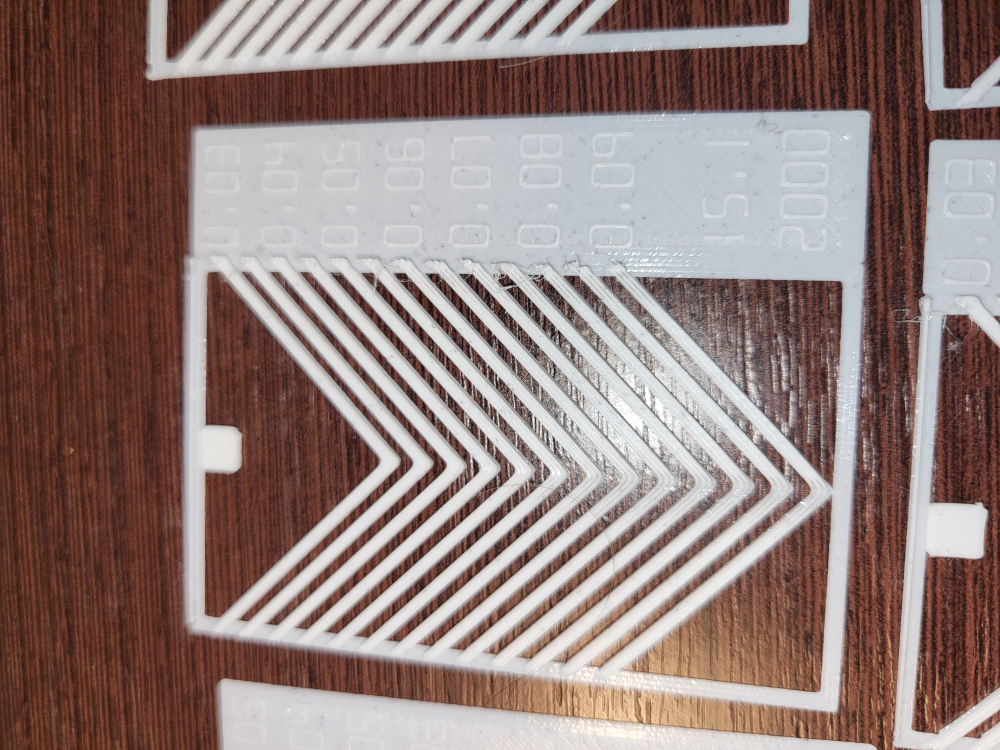
#> input picture fixtures/images/20260924_191544.jpg, 4000 x 3000 px (shown at 1/4 size)
$ python -i vision.py   (imports and definitions only)
#> lines starting #> are read from the running program, lines starting #| are printed output that depends on the picture; after the words box and inside, x2 and y2 are one past the last pixel; in counts of white or black regions, pixels touching at a corner belong together
"""Conservative local localization and cross-view registration for PA patterns."""

from __future__ import annotations

import hashlib
import io
from functools import lru_cache
from pathlib import Path

import cv2  # ty: ignore[unresolved-import]
import numpy as np
from PIL import Image, ImageOps


_ANALYSIS_EDGE = 1000


def _oriented_rgb(path: str | Path) -> Image.Image:
    with Image.open(path) as source:
        return ImageOps.exif_transpose(source).convert("RGB")


def _analysis_image(path: str | Path) -> tuple[np.ndarray, float]:
    image = np.asarray(_oriented_rgb(path))
    scale = _ANALYSIS_EDGE / max(image.shape[:2])
    return cv2.resize(image, None, fx=scale, fy=scale), scale


def _plastic_mask(image: np.ndarray) -> np.ndarray:
    hsv = cv2.cvtColor(image, cv2.COLOR_RGB2HSV)
    return np.asarray((hsv[:, :, 1] < 70) & (hsv[:, :, 2] > 100), dtype=np.uint8) * 255


def _components(mask: np.ndarray, kernel: tuple[int, int]) -> list[tuple[int, int, int, int, int]]:
    opened = cv2.morphologyEx(mask, cv2.MORPH_OPEN, cv2.getStructuringElement(cv2.MORPH_RECT, kernel))
    _, _, stats, _ = cv2.connectedComponentsWithStats(opened)
    return [(int(row[0]), int(row[1]), int(row[2]), int(row[3]), int(row[4])) for row in stats[1:]]


# [39 lines left out: function _overview_boxes, not called in this run]


def _detail_boxes(image: np.ndarray) -> list[tuple[int, int, int, int, float]]:
    height, width = image.shape[:2]
    mask = _plastic_mask(image)
    broad_components = _components(mask, (50, 4))
    bars = []
    for x, y, w, h, area in _components(mask, (12, 40)):
        if x < 0.3 * width or h < 0.5 * height or w < 0.09 * width:
            continue
        if h / max(w, 1) < 2.4 or area < 5000:
            continue
        containing = [
            (cx, cy, cw, ch, component_area)
            for cx, cy, cw, ch, component_area in broad_components
            if cx <= x and cx + cw >= x + 0.5 * w
            and abs(cy - y) < 0.1 * height and ch > 0.5 * h
        ]
        containing.sort(key=lambda component: component[4], reverse=True)
        if containing and containing[0][0] > 0.02 * width and containing[0][2] < 0.85 * width:
            left = containing[0][0] + 15
        else:
            left = round(x - 1.8 * w)
        left = max(0, left)
        right = min(width, x + w - 20)
        if right - left < 0.35 * width:
            continue
        bars.append((left, max(0, y - 5), right, min(height, y + h + 5), area))
    if not bars:
        return []
    bars.sort(key=lambda item: item[4], reverse=True)
    left, top, right, bottom, _ = bars[0]
    return [(left, top, right, bottom, 0.65)]


def _png_bytes(image: Image.Image) -> bytes:
    output = io.BytesIO()
    image.save(output, format="PNG")
    return output.getvalue()


# [5 lines left out: function _validate_bbox, not called in this run]


def locate_regions(image_path: str | Path) -> list[dict]:
    """Find complete patterns; return bboxes in EXIF-oriented source pixels.

    Empty output means localization failed. No full-image substitute is made.
    """
    source = _oriented_rgb(image_path)
#> in _oriented_rgb, source is the input picture: PIL image 4000x3000 RGB; mean R, G, B 145.1, 124.7, 120.4
    analysis, scale = _analysis_image(image_path)
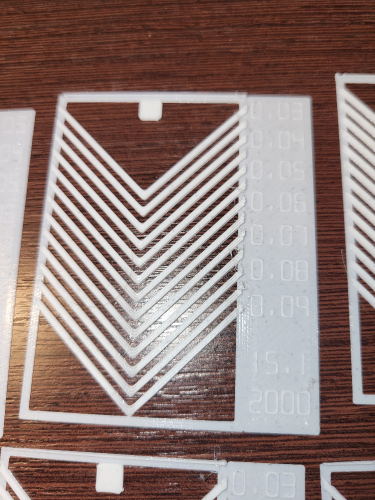
#> analysis: shape (1000, 750, 3) (shown at 1/2 size); mean of channels 0, 1, 2 145.1, 124.8, 120.5; drawn as R, G, B
#> scale = 0.25
    candidates = _overview_boxes(analysis) if source.width > source.height else _detail_boxes(analysis)
#> in _plastic_mask, `return np.asarray((hsv[:, :, 1] < 70) & (hsv[:, :, 2] > 100), dtype=np..`:
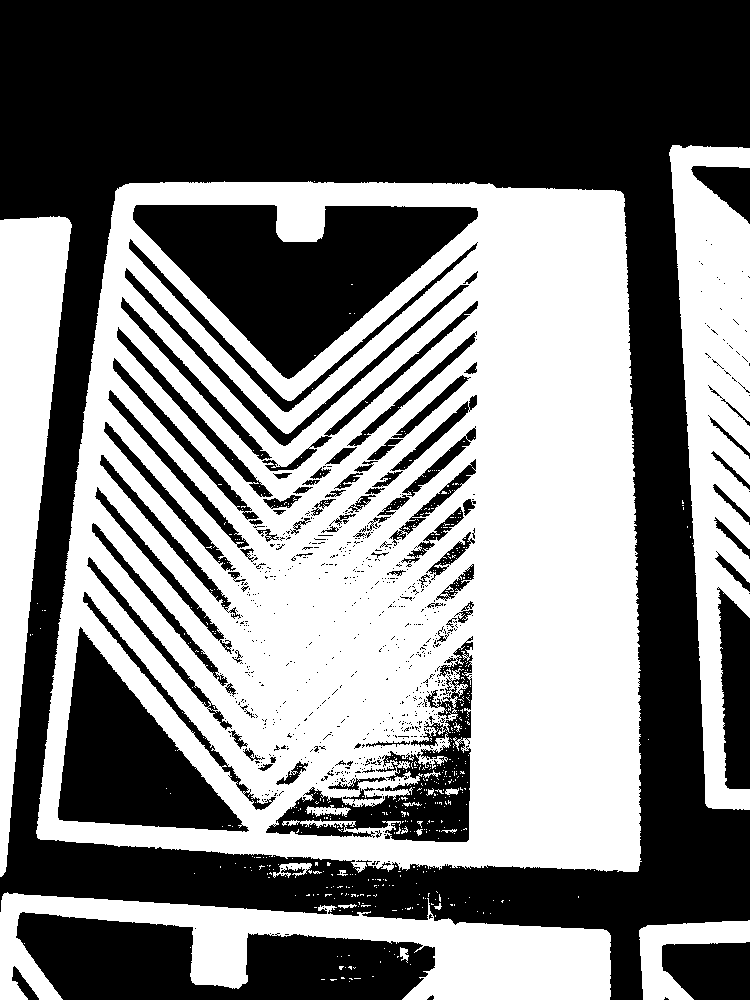
#> returned value: shape (1000, 750); 49.4% white; 562 white regions (543 under 20 px), largest, box (x1, y1, x2, y2) and area: (36, 181, 642, 873) 278867, (669, 145, 750, 810) 31792, (0, 892, 611, 1000) 29195
#> in _components, `opened = cv2.morphologyEx(mask, cv2.MORPH_OPEN, cv2.getStructuringElem..`:
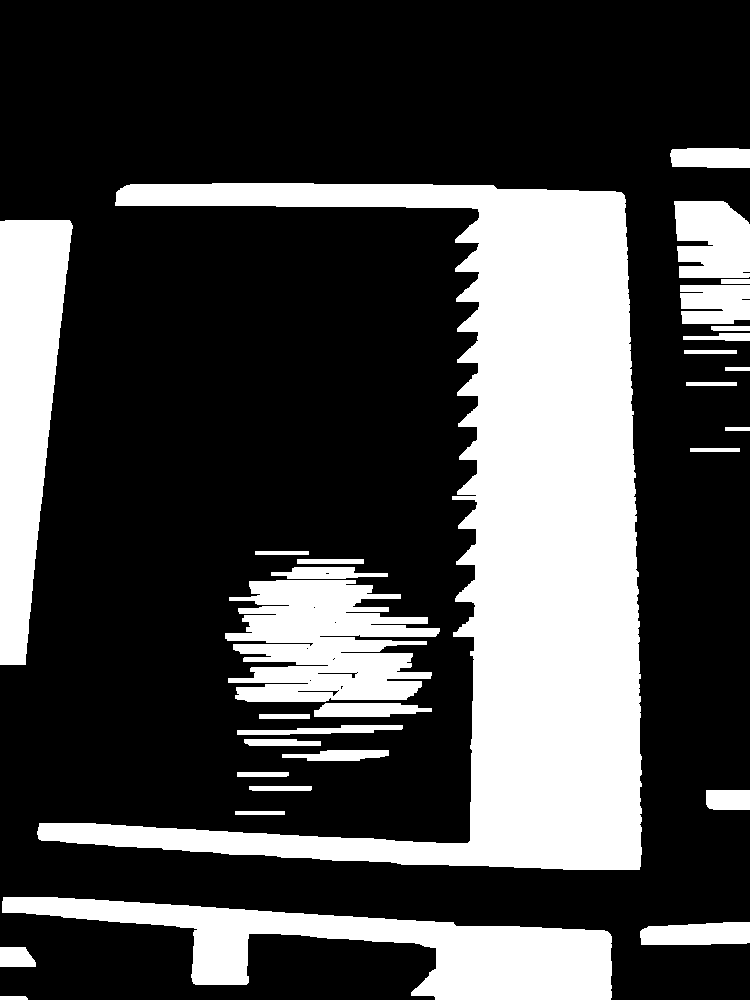
#> opened: shape (1000, 750); 28.8% white; 30 white regions, largest, box (x1, y1, x2, y2) and area: (37, 183, 642, 870) 130166, (2, 897, 612, 1000) 25636, (0, 220, 73, 665) 21541
#> in _components, `_, _, stats, _ = cv2.connectedComponentsWithStats(opened)`: stats = 31 rows, first 6: [0, 0, 750, 1000, 533772], [670, 148, 80, 20, 1516], [37, 183, 605, 687, 130166], [674, 201, 76, 77, 5076], [0, 220, 73, 445, 21541], [721, 279, 29, 5, 145]
#> in _detail_boxes, `broad_components = _components(mask, (50, 4))`: broad_components = 30 items, first 6: (670, 148, 80, 20, 1516), (37, 183, 605, 687, 130166), (674, 201, 76, 77, 5076), (0, 220, 73, 445, 21541), (721, 279, 29, 5, 145), (680, 285, 70, 39, 2517)
#> in _components (call 2), `opened = cv2.morphologyEx(mask, cv2.MORPH_OPEN, cv2.getStructuringElem..`:
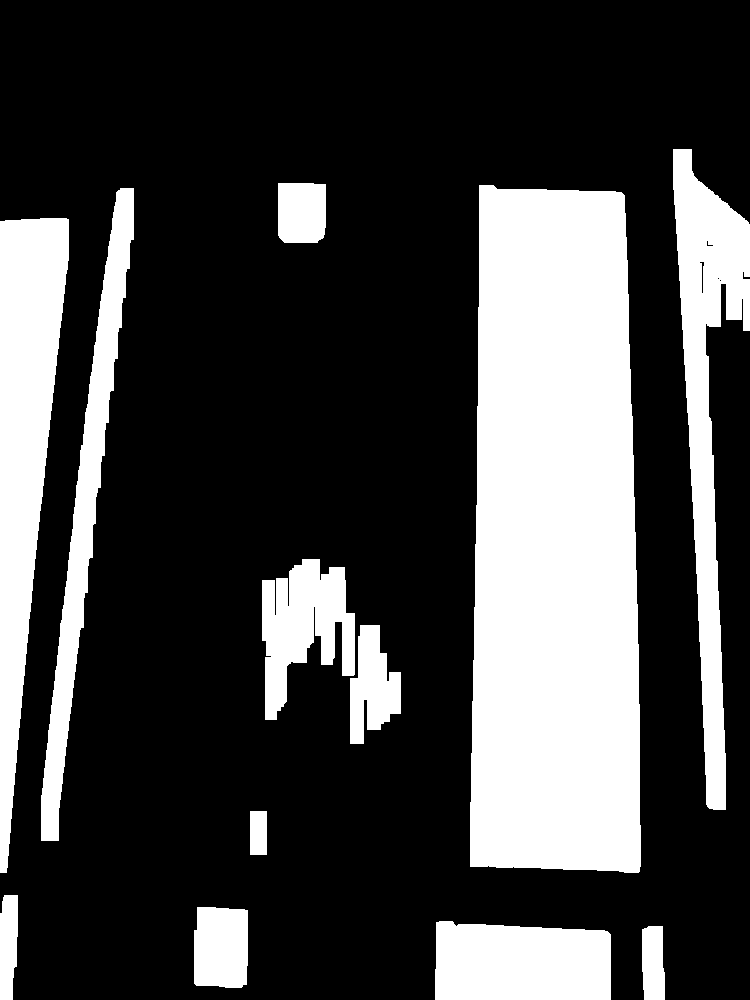
#> opened: shape (1000, 750); 27.2% white; 12 white regions, largest, box (x1, y1, x2, y2) and area: (470, 185, 641, 873) 108334, (0, 218, 69, 873) 24879, (673, 149, 750, 810) 20261
#> the loop in _detail_boxes, `for x, y, w, h, area in _components(mask, (12, 40)):` made 12 passes
#> (x, y, w, h, area, left, right) on pass 3: (470, 185, 171, 688, 108334, 52, 621)
#> after the loop in _detail_boxes, `for x, y, w, h, area in _components(mask, (12, 40)):`: bars = [(52, 180, 621, 878, 108334)]
#> in _detail_boxes, `left, top, right, bottom, _ = bars[0]`: top = 180; bottom = 878
#> candidates = [(52, 180, 621, 878, 0.65)]
    regions = []
    for left, top, right, bottom, confidence in candidates:
        bbox = (
            max(0, round(left / scale)),
            max(0, round(top / scale)),
            min(source.width, round(right / scale)),
            min(source.height, round(bottom / scale)),
        )
        if bbox[0] >= bbox[2] or bbox[1] >= bbox[3]:
            continue
        crop = source.crop(bbox)
        regions.append({"bbox": bbox, "confidence": confidence, "crop_sha256": hashlib.sha256(_png_bytes(crop)).hexdigest()})
#> this loop made 1 pass
#> (left, top, right, bottom, confidence, bbox) on pass 1: (52, 180, 621, 878, 0.65, (208, 720, 2484, 3512))
#> pass 1, in locate_regions, `crop = source.crop(bbox)`:
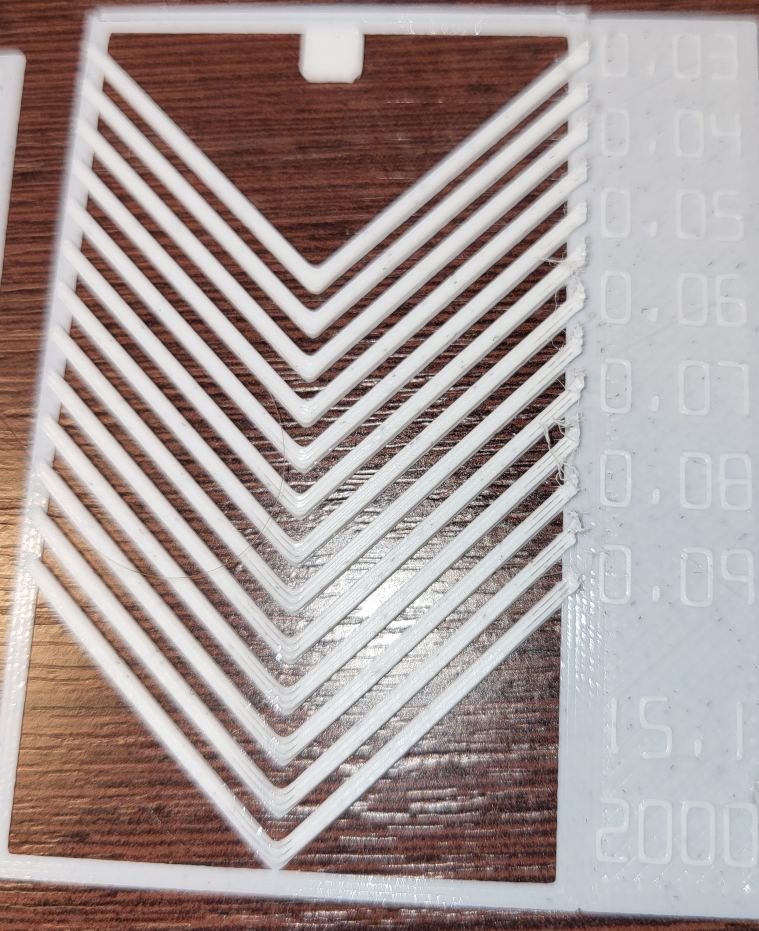
#> crop: PIL image 2276x2792 RGB (shown at 1/3 size); mean R, G, B 167, 154.4, 152.2
#> after the loop, regions = 1 item
    return sorted(regions, key=lambda item: (item["bbox"][1], item["bbox"][0]))


# [85 lines left out: functions crop_region, _cached_features, _features, _intersection_over_union, match_regions, not called in this run]

>>> result = locate_regions('../../../fixtures/images/20260924_191544.jpg')
#> result = 1 item

$ run again, on fixtures/images/20260924_191553.jpg
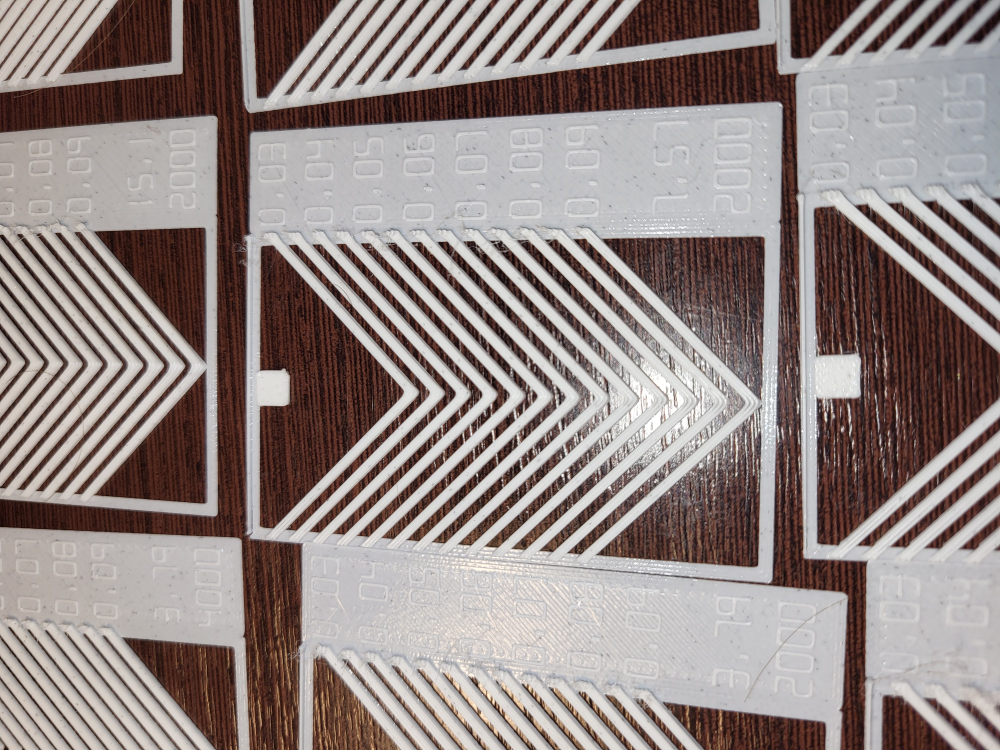
#> input picture fixtures/images/20260924_191553.jpg, 4000 x 3000 px (shown at 1/4 size)
#> in _oriented_rgb, source is the input picture: PIL image 4000x3000 RGB; mean R, G, B 146.5, 134.2, 131.5
#> in locate_regions, `analysis, scale = _analysis_image(image_path)`: scale = 0.25
#> hsv: shape (1000, 750, 3); mean H, S, V 46.4, 53, 147.3
#> in _plastic_mask, `return np.asarray((hsv[:, :, 1] < 70) & (hsv[:, :, 2] > 100), dtype=np..`:
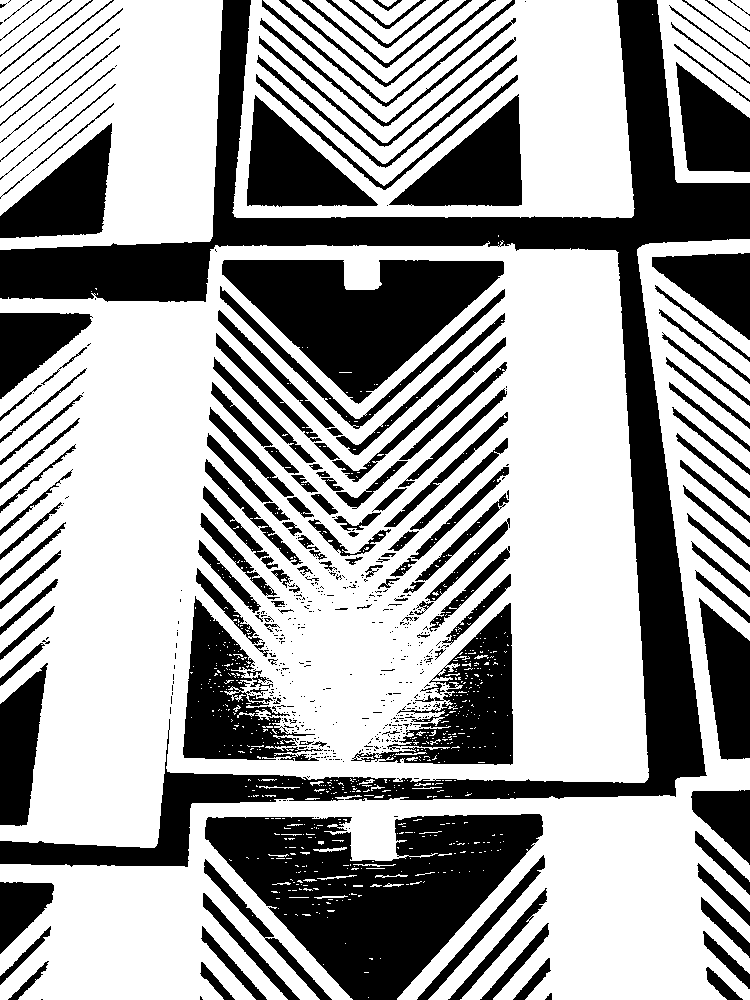
#> returned value: shape (1000, 750); 63.5% white; 566 black regions (405 under 20 px), largest, box (x1, y1, x2, y2) and area: (0, 0, 750, 867) 78934, (205, 814, 543, 1000) 34480, (222, 260, 504, 404) 21280
#> opened: shape (1000, 750); 38.9% white; 13 white regions, largest, box (x1, y1, x2, y2) and area: (168, 247, 650, 783) 77518, (0, 300, 231, 847) 77503, (191, 797, 726, 1000) 38753
#> stats = 14 rows, first 6: [0, 0, 750, 1000, 458610], [0, 0, 224, 250, 27945], [234, 0, 401, 219, 27210], [676, 172, 74, 12, 869], [638, 241, 112, 16, 1495], [168, 247, 482, 536, 77518]
#> broad_components = 13 items, first 6: (0, 0, 224, 250, 27945), (234, 0, 401, 219, 27210), (676, 172, 74, 12, 869), (638, 241, 112, 16, 1495), (168, 247, 482, 536, 77518), (0, 300, 231, 547, 77503)
#> opened: shape (1000, 750); 34.7% white; 13 white regions, largest, box (x1, y1, x2, y2) and area: (31, 270, 221, 849) 74089, (505, 250, 648, 784) 66282, (544, 779, 708, 1000) 31425
#> the loop in _detail_boxes, `for x, y, w, h, area in _components(mask, (12, 40)):` made 13 passes
#> (x, y, w, h, area, left, right) on pass 4: (505, 250, 143, 534, 66282, 183, 628)
#> after the loop in _detail_boxes, `for x, y, w, h, area in _components(mask, (12, 40)):`: bars = [(183, 245, 628, 789, 66282)]
#> in _detail_boxes, `left, top, right, bottom, _ = bars[0]`: top = 245; bottom = 789
#> candidates = [(183, 245, 628, 789, 0.65)]
#> the loop in locate_regions, `for left, top, right, bottom, confidence in candidates:` made 1 pass
#> (left, top, right, bottom, confidence, bbox) on pass 1: (183, 245, 628, 789, 0.65, (732, 980, 2512, 3156))
#> pass 1, in locate_regions, `crop = source.crop(bbox)`:
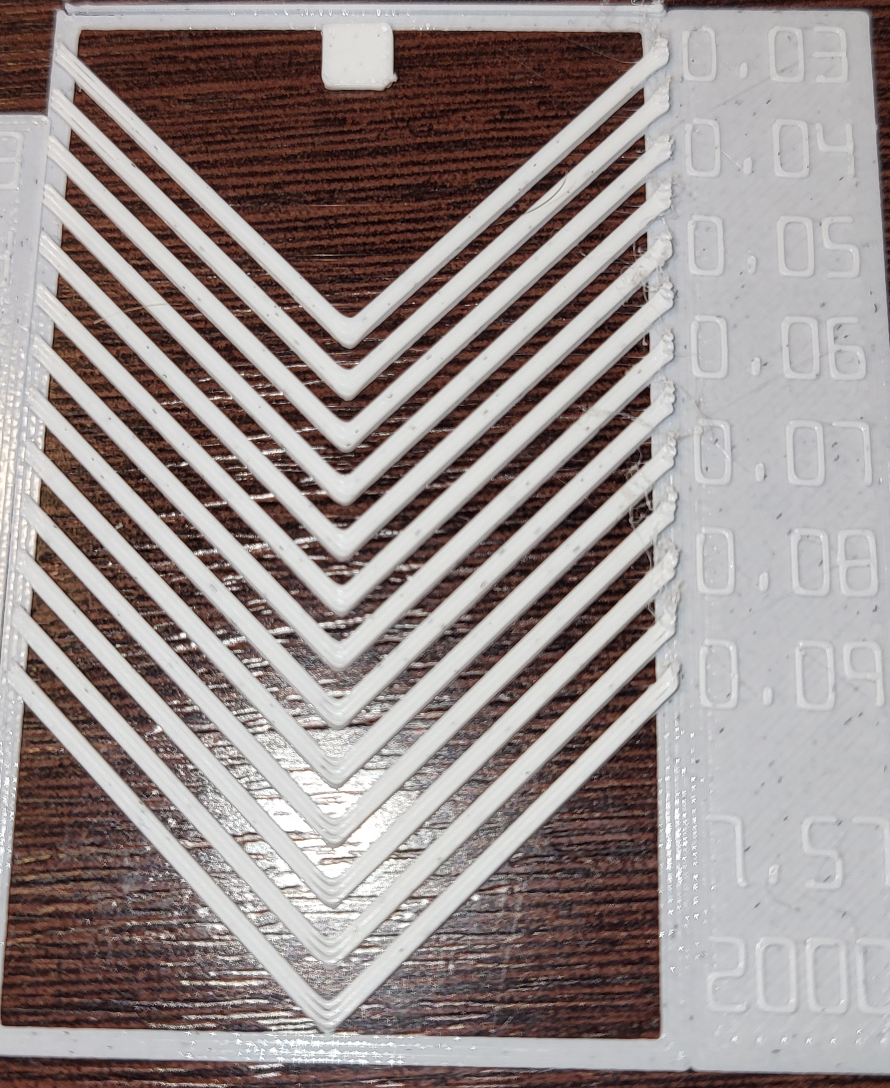
#> crop: PIL image 1780x2176 RGB (shown at 1/2 size); mean R, G, B 152.6, 142.7, 141.2
#> after the loop in locate_regions, `for left, top, right, bottom, confidence in candidates:`: regions = 1 item
